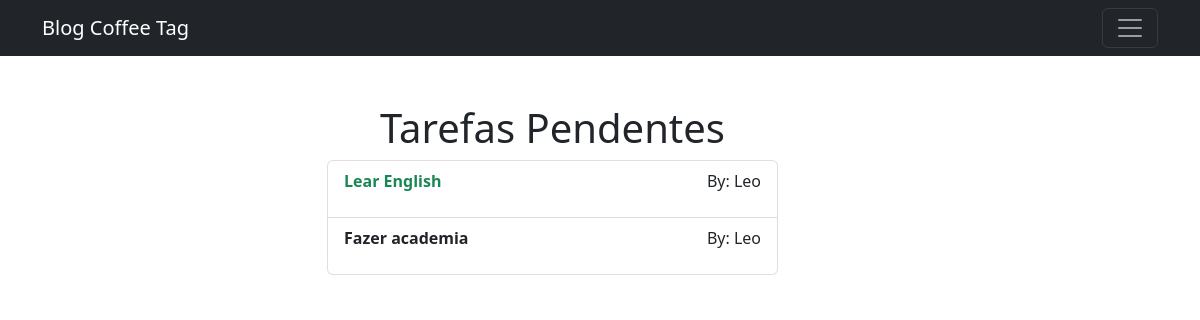
Page /exibir_tarefas_completadas (signed in) on the earlier database version.
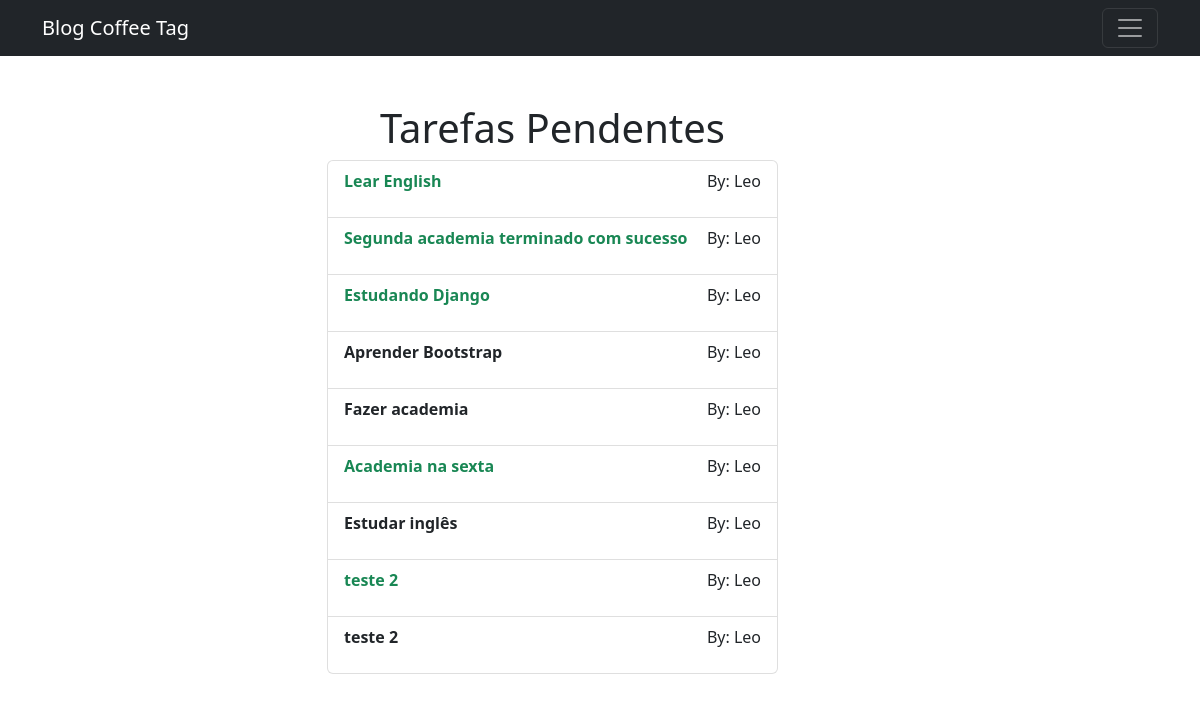
Same page on the later database version.
### tasks/models.py (models this page shows, shortened)
class Task(models.Model):
    title = models.CharField(max_length=100)
    describe = models.TextField(blank=True)  # BLANK = e true, o campo pode ficar em branco
    created = models.DateTimeField(auto_now_add=True)
    datecompleted = models.DateTimeField(null=True) # NULL = Se True, o Django armazenará valores vazios como NULL no banco de dados.
    important = models.BooleanField(default=False)
    user = models.ForeignKey(User, on_delete=models.CASCADE)

### tasks/views.py (the view)
# urls.py: path('exibir_tarefas_completadas', views.exibir_tarefas_completadas, name='exibir_tarefas_completadas'), # Para Listar todas as tarefas que marqui como completa
@login_required
def exibir_tarefas_completadas(request):
    tasks = Task.objects.filter(user=request.user, datecompleted__isnull=False).order_by # pega a tarefa do usuário logado
    ('-datecompleted') # Ordenar a exibição das Tarefas
    return render(request, 'tasks.html', { 'tasks' : tasks })

### tasks/templates/tasks.html
{% extends 'menu.html' %}
{% block content %}
    <main class="container mt-5">
        <div class="row">
            <div class="col-md-5 offset-md-3 mb-3">
                    <h1 class="text-center "> Tarefas Pendentes</h1>
                    <ul class="list-group">
                        {% for task in tasks %}
                            <a class="list-group-item" href="{% url 'task_detalhe'  task.id %}">
                                <header class="d-flex justify-content-between">
                                    {% if task.important %}
                                        <strong class="fw-bold text-success"> {{task.title}} </strong>
                                    {% else %}
                                        <p class="fw-bold">{{task.title}}</p>
                                    {% endif %}
                                    <p>By: {{ task.user.username }}</p>
                                </header>
                            </a>
                        {% endfor %}
                    </ul>
                </div>
            </div>
        </main>
{% endblock %}

Differences in the rows shown:
now on this page (row edited): Task: title "Segunda academia terminado com sucesso", user.username "Leo"
now on this page (row edited): Task: title "Estudando Django", user.username "Leo"
now on this page (row edited): Task: title "Aprender Bootstrap", user.username "Leo"
now on this page (row edited): Task: title "Academia na sexta", user.username "Leo"
added Task: title "Estudar inglês", user.username "Leo"
added Task: title "teste 2", user.username "Leo"
added Task: title "teste 2", user.username "Leo"
